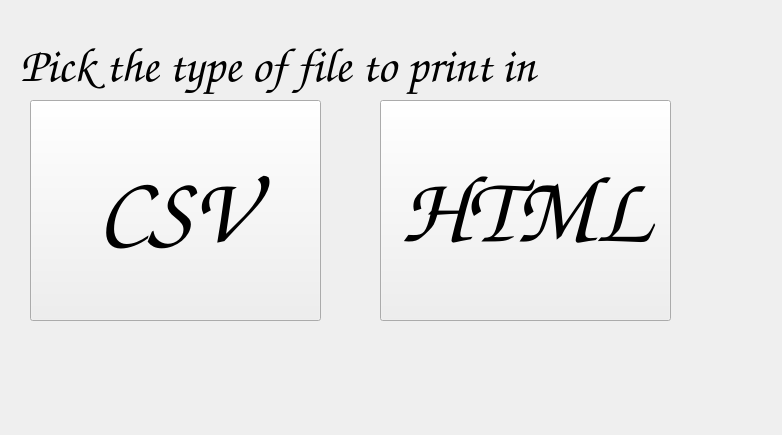
<?xml version="1.0" encoding="UTF-8"?>
<ui version="4.0">
 <class>FilePickClass</class>
 <widget class="QWidget" name="FilePickClass">
  <property name="geometry">
   <rect>
    <x>0</x>
    <y>0</y>
    <width>782</width>
    <height>435</height>
   </rect>
  </property>
  <property name="windowTitle">
   <string>FilePickClass</string>
  </property>
  <widget class="QPushButton" name="htmlButton">
   <property name="geometry">
    <rect>
     <x>380</x>
     <y>100</y>
     <width>291</width>
     <height>221</height>
    </rect>
   </property>
   <property name="font">
    <font>
     <family>Comic Sans MS</family>
     <pointsize>72</pointsize>
    </font>
   </property>
   <property name="text">
    <string>HTML</string>
   </property>
  </widget>
  <widget class="QLabel" name="titlelabel">
   <property name="geometry">
    <rect>
     <x>20</x>
     <y>10</y>
     <width>711</width>
     <height>111</height>
    </rect>
   </property>
   <property name="font">
    <font>
     <family>Comic Sans MS</family>
     <pointsize>36</pointsize>
    </font>
   </property>
   <property name="text">
    <string>Pick the type of file to print in</string>
   </property>
  </widget>
  <widget class="QPushButton" name="csvButton">
   <property name="geometry">
    <rect>
     <x>30</x>
     <y>100</y>
     <width>291</width>
     <height>221</height>
    </rect>
   </property>
   <property name="font">
    <font>
     <family>Comic Sans MS</family>
     <pointsize>72</pointsize>
    </font>
   </property>
   <property name="text">
    <string>CSV</string>
   </property>
  </widget>
 </widget>
 <layoutdefault spacing="6" margin="11"/>
 <resources/>
 <connections/>
</ui>
